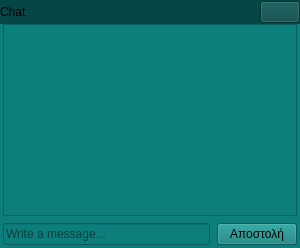
           <widget class="QWidget" name="rightMenu" native="true">
            <property name="minimumSize">
             <size>
              <width>300</width>
              <height>0</height>
             </size>
            </property>
            <property name="maximumSize">
             <size>
              <width>350</width>
              <height>16777215</height>
             </size>
            </property>
            <property name="styleSheet">
             <string notr="true">background-color: rgb(12, 126, 124);</string>
            </property>
            <layout class="QVBoxLayout" name="verticalLayout_13">
             <property name="spacing">
              <number>0</number>
             </property>
             <property name="leftMargin">
              <number>0</number>
             </property>
             <property name="topMargin">
              <number>0</number>
             </property>
             <property name="rightMargin">
              <number>0</number>
             </property>
             <property name="bottomMargin">
              <number>3</number>
             </property>
             <item>
              <widget class="QWidget" name="widget_8" native="true">
               <property name="minimumSize">
                <size>
                 <width>0</width>
                 <height>24</height>
                </size>
               </property>
               <property name="styleSheet">
                <string notr="true">background-color: rgb(6, 71, 69);</string>
               </property>
               <layout class="QHBoxLayout" name="horizontalLayout_8">
                <property name="leftMargin">
                 <number>0</number>
                </property>
                <property name="topMargin">
                 <number>0</number>
                </property>
                <property name="rightMargin">
                 <number>0</number>
                </property>
                <property name="bottomMargin">
                 <number>0</number>
                </property>
                <item>
                 <widget class="QLabel" name="label_8">
                  <property name="minimumSize">
                   <size>
                    <width>0</width>
                    <height>24</height>
                   </size>
                  </property>
                  <property name="text">
                   <string>Chat</string>
                  </property>
                 </widget>
                </item>
                <item alignment="Qt::AlignRight">
                 <widget class="QPushButton" name="pushButton_8">
                  <property name="text">
                   <string/>
                  </property>
                  <property name="icon">
                   <iconset resource="../Qss/icons/_icons.qrc">
                    <normaloff>:/feather/icons/feather/x-circle.png</normaloff>:/feather/icons/feather/x-circle.png</iconset>
                  </property>
                 </widget>
                </item>
               </layout>
              </widget>
             </item>
             <item>
              <widget class="QWidget" name="widget_47" native="true">
               <property name="sizePolicy">
                <sizepolicy hsizetype="Preferred" vsizetype="Preferred">
                 <horstretch>0</horstretch>
                 <verstretch>0</verstretch>
                </sizepolicy>
               </property>
               <property name="minimumSize">
                <size>
                 <width>0</width>
                 <height>0</height>
                </size>
               </property>
               <layout class="QVBoxLayout" name="verticalLayout_14">
                <property name="spacing">
                 <number>7</number>
                </property>
                <property name="leftMargin">
                 <number>3</number>
                </property>
                <property name="topMargin">
                 <number>0</number>
                </property>
                <property name="rightMargin">
                 <number>3</number>
                </property>
                <property name="bottomMargin">
                 <number>0</number>
                </property>
                <item>
                 <widget class="QTextBrowser" name="chatDisplay">
                  <property name="html">
                   <string>&lt;!DOCTYPE HTML PUBLIC &quot;-//W3C//DTD HTML 4.0//EN&quot; &quot;http://www.w3.org/TR/REC-html40/strict.dtd&quot;&gt;
&lt;html&gt;&lt;head&gt;&lt;meta name=&quot;qrichtext&quot; content=&quot;1&quot; /&gt;&lt;meta charset=&quot;utf-8&quot; /&gt;&lt;style type=&quot;text/css&quot;&gt;
p, li { white-space: pre-wrap; }
hr { height: 1px; border-width: 0; }
li.unchecked::marker { content: &quot;\2610&quot;; }
li.checked::marker { content: &quot;\2612&quot;; }
&lt;/style&gt;&lt;/head&gt;&lt;body style=&quot; font-family:'Sans Serif'; font-size:9pt; font-weight:400; font-style:normal;&quot;&gt;
&lt;p style=&quot;-qt-paragraph-type:empty; margin-top:0px; margin-bottom:0px; margin-left:0px; margin-right:0px; -qt-block-indent:0; text-indent:0px; font-family:'MS Shell Dlg 2'; font-size:7.8pt;&quot;&gt;&lt;br /&gt;&lt;/p&gt;
&lt;p style=&quot;-qt-paragraph-type:empty; margin-top:0px; margin-bottom:0px; margin-left:0px; margin-right:0px; -qt-block-indent:0; text-indent:0px; font-family:'MS Shell Dlg 2'; font-size:7.8pt;&quot;&gt;&lt;br /&gt;&lt;/p&gt;&lt;/body&gt;&lt;/html&gt;</string>
                  </property>
                 </widget>
                </item>
                <item>
                 <layout class="QHBoxLayout" name="horizontalLayout_9">
                  <item>
                   <widget class="QLineEdit" name="chatInput">
                    <property name="text">
                     <string/>
                    </property>
                    <property name="placeholderText">
                     <string>Write a message...</string>
                    </property>
                   </widget>
                  </item>
                  <item>
                   <widget class="QPushButton" name="sendButton">
                    <property name="text">
                     <string>Αποστολή</string>
                    </property>
                   </widget>
                  </item>
                 </layout>
                </item>
               </layout>
              </widget>
             </item>
            </layout>
           </widget>
